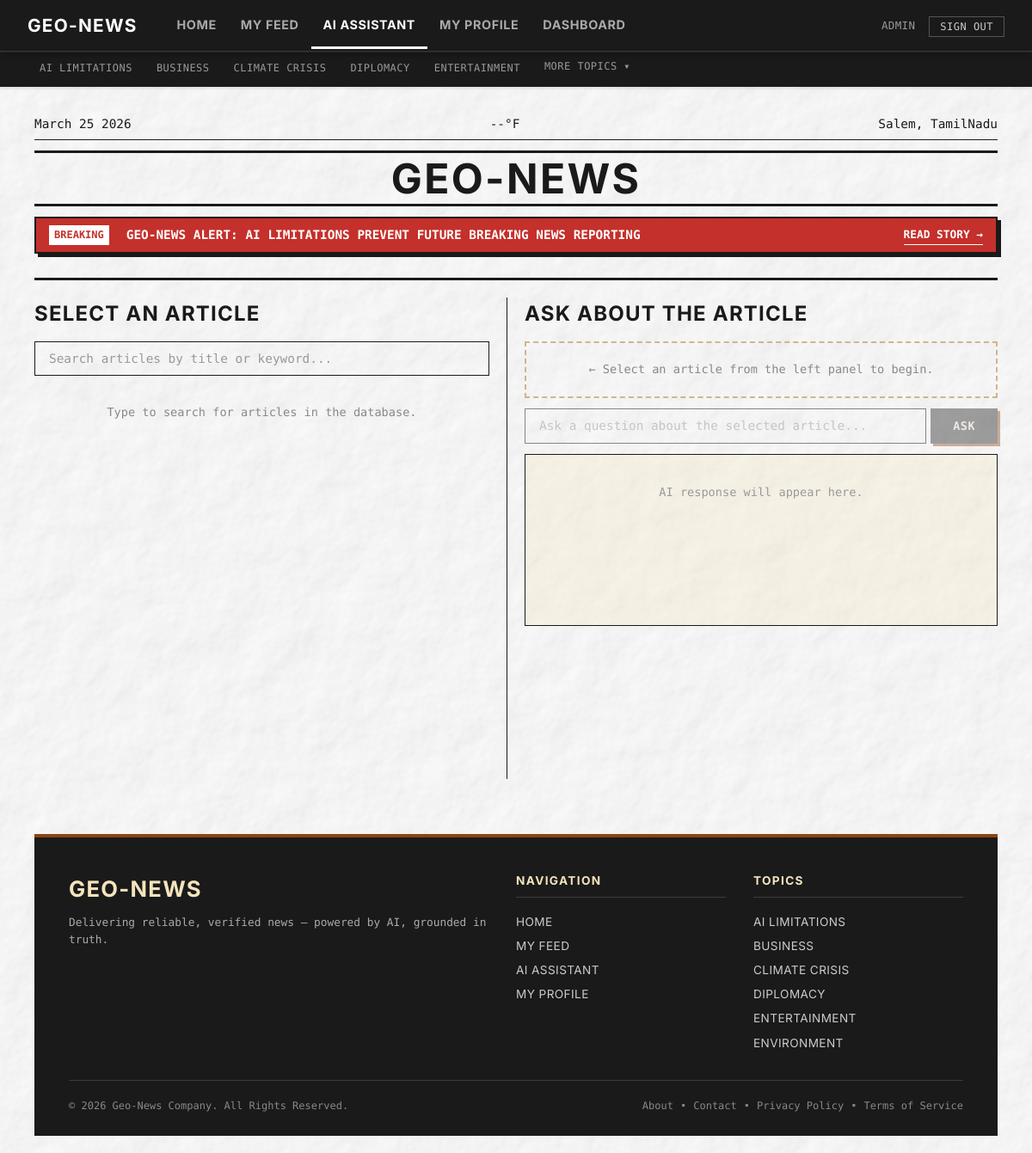
Page /ai-assistant/ (signed in) on the earlier database version.
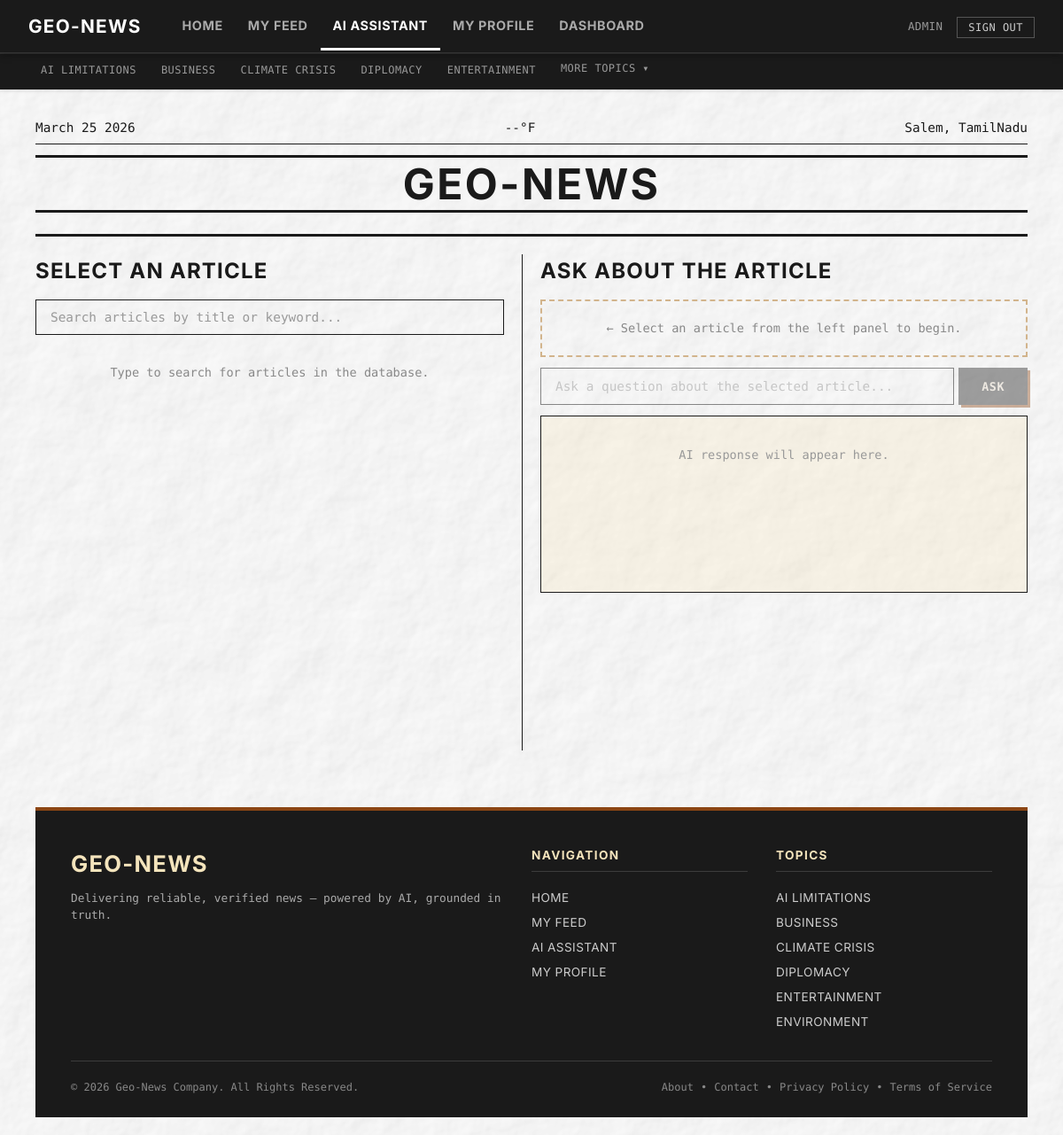
Same page on the later database version.
### news/models.py (models this page shows, shortened)
class BreakingNews(models.Model):
    text = models.CharField(max_length=500)
    article = models.ForeignKey(NewsArticle, on_delete=models.SET_NULL, null=True, blank=True, related_name='breaking_news_entries')
    created_at = models.DateTimeField(auto_now_add=True)
    class Meta:
        ordering = ['-created_at']

### users/views.py (the view)
# urls.py: path('ai-assistant/', views.ai_assistant_view, name='ai_assistant'),
@login_required(login_url='/signin/')
def ai_assistant_view(request):
    from datetime import datetime
    from news.frontend_views import get_weather_data
    date_str = datetime.now().strftime("%B %d %Y")
    temp_f, weather_desc = get_weather_data()
    context = {
        'date_str': date_str,
        'temp_f': temp_f,
        'weather_desc': weather_desc,
        'location_str': "Salem, TamilNadu",
    }
    return render(request, 'ai_assistant.html', context)

### news/breaking_news_task.py (called while the page is built, shortened)
def generate_and_store_breaking_news(country='in'):
    from .newsapi import fetch_and_extend_news
    articles_data = fetch_and_extend_news(category='general', country=country, count=1)
    if not articles_data:
        print("BreakingNews Task: Failed to generate news via newsapi.")
        return

### news/context_processors.py (called while the page is built)
def nav_sections_processor(request):
    categories = Category.objects.all().order_by('name')
    nav_sections = [
        {"title": cat.name, "slug": slugify(cat.name), "accent": "#ffffff"}
        for cat in categories
    ]
    return {'nav_sections': nav_sections}

### news/newsapi.py (called while the page is built, shortened)
def fetch_and_extend_news(query=None, category=None, country=None, count=5):
    newsapi_key = getattr(settings, 'NEWSAPI_KEY', '')
    gemini_key = getattr(settings, 'GEMINI_API_KEY', '')
    if not newsapi_key:
        print("NEWSAPI_KEY not found in settings.")
        return []

### users/context_processors.py (called while the page is built)
def user_tags_processor(request):
    if request.user.is_authenticated:
        top_tags = UserTagScore.get_top_tags(request.user, limit=10)
        return {'user_top_tags': top_tags}
    return {'user_top_tags': []}

### templates/ai_assistant.html (shortened to what this page needs)
{% extends "base.html" %}
{% load static %}
{% block nav_ai_active %}pnav-active{% endblock %}
{% block content %}
<div class="ai-layout">
    <div class="ai-search-panel">
        <h2>Select an Article</h2>
        <input type="text" class="ai-search-input" id="article-search"
               placeholder="Search articles by title or keyword..." autocomplete="off">
        <div class="search-results" id="search-results">
            <div class="search-empty">Type to search for articles in the database.</div>
        </div>
    </div>
    <div class="ai-chat-panel">
        <h2>Ask About the Article</h2>
        <div id="selected-article-area">
            <div class="no-article-selected" id="no-article-msg">
                ← Select an article from the left panel to begin.
            </div>
        </div>
        <div class="ai-prompt-area">
            <input type="text" class="ai-prompt-input" id="ai-prompt"
                   placeholder="Ask a question about the selected article..."
                   disabled autocomplete="off">
            <button class="ai-send-btn" id="ai-send" disabled>Ask</button>
        </div>
        <div class="ai-response-area" id="ai-response">
            <div class="response-placeholder">AI response will appear here.</div>
        </div>
    </div>
</div>
{% endblock %}

### templates/base.html (shortened to what the changed rows need)
{% load static %}
<!DOCTYPE html>
<html lang="en">
<head>
    <link rel="stylesheet" href="{% static 'css/style.css' %}">
</head>
<body>
    <div class="newspaper-container">
        <header>
            <a href="{% url 'home' %}"><h1 style="color: var(--text-ink); border-bottom: 3px solid var(--text-ink); border-top: 3px solid var(--text-ink);">GEO-NEWS</h1></a>
            {% if breaking_news and breaking_news.article %}
            <div style="background-color: #c4302b; color: white; padding: 8px 15px; font-family: var(--font-mono); font-weight: bold; font-size: 0.9rem; text-transform: uppercase; margin-bottom: 1rem; border: 2px solid var(--text-ink); box-shadow: 4px 4px 0px var(--text-ink); display: flex; justify-content: space-between; align-items: center;">
                <div style="display: flex; align-items: center; gap: 10px; overflow: hidden; white-space: nowrap; flex: 1;">
                    <span style="background: white; color: #c4302b; padding: 2px 6px; font-size: 0.75rem;">BREAKING</span>
                    <marquee scrollamount="5" style="margin-left: 10px; width: 100%;">{{ breaking_news.text }}</marquee>
                </div>
                <a href="{% url 'article_detail' breaking_news.article.id %}" style="color: white; border-bottom: 1px solid white; white-space: nowrap; margin-left: 15px; font-size: 0.8rem;">Read Story &rarr;</a>
            </div>
            {% endif %}
        </header>
        <main>
            {% block content %}
            {% endblock %}
        </main>
    </div>
</body>
</html>

Differences in the rows shown:
removed BreakingNews: text "GEO-NEWS ALERT: AI LIMITATIONS PREVENT FUTURE BREAKING NEWS REPORTING"
Other differences:
text no longer shown: "BREAKING READ STORY →"
